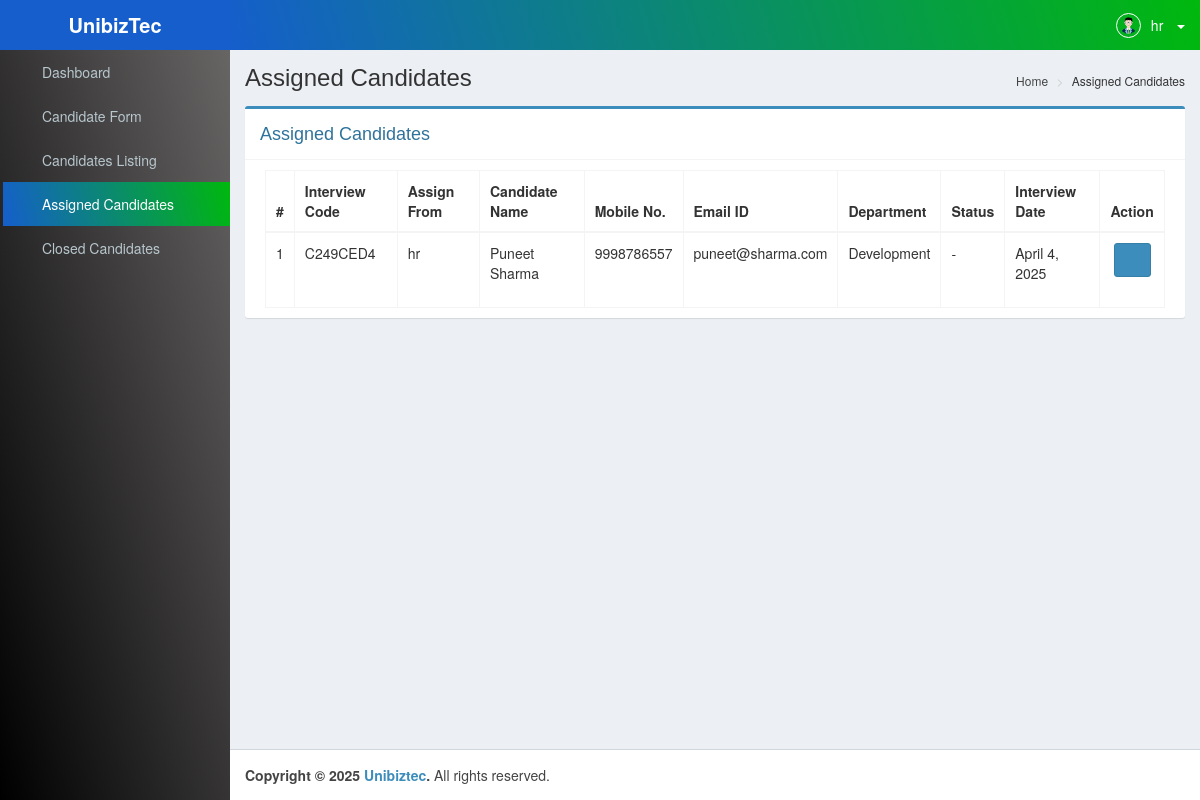
/assigned-candidates/ (signed in), run on an earlier commit of the app's database.
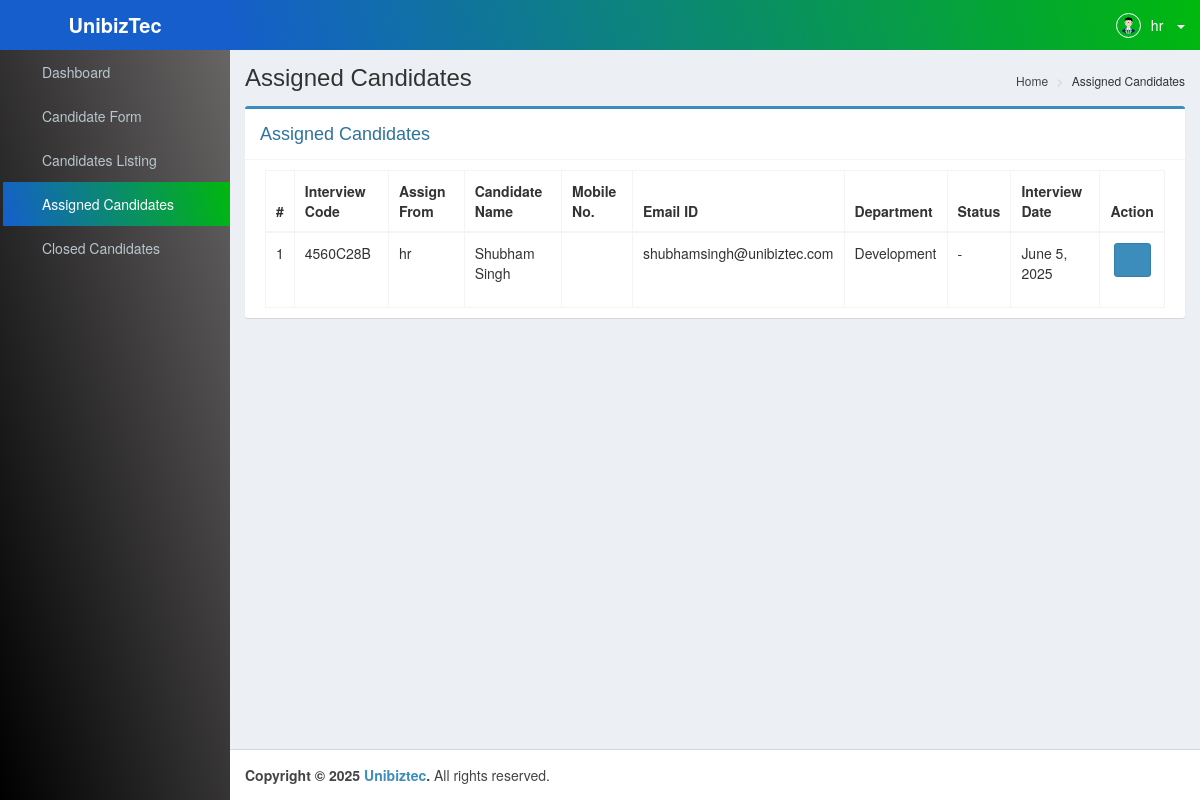
And on a later commit of the database.
### hrmsApp/models.py (models this page shows, shortened)
class Candidate(models.Model):
    token=models.CharField(max_length=15)
    dept_id=models.ForeignKey(Department,on_delete=models.CASCADE,related_name='candidate')
    apply_for=models.ForeignKey(JobRole, on_delete=models.CASCADE, related_name='candidates')
    int_date=models.DateField(default=date.today)
    referred=models.CharField(max_length=50)
    emp_name=models.CharField(max_length=70,null=True,blank=True)
    emp_id=models.CharField(max_length=30,null=True,blank=True)
    source=models.CharField(max_length=30,null=True,blank=True)
    location=models.CharField(max_length=50)
    shift=models.CharField(max_length=30)
    r_shift=models.CharField(max_length=30)
    name=models.CharField(max_length=70)
    father_name=models.CharField(max_length=70,null=True,blank=True)
    mobile=models.CharField(max_length=30,null=True,blank=True)
    email=models.EmailField(unique=True,null=True,blank=True)
    dob=models.DateField(null=True,blank=True)
    gender=models.CharField(max_length=30,null=True,blank=True)
    address=models.CharField(max_length=100,null=True,blank=True)
    designation=models.CharField(max_length=100,null=True,blank=True)
    salary=models.CharField(max_length=100,null=True,blank=True)
    doj=models.DateField(null=True,blank=True)
    reporting_time=models.CharField(max_length=100,null=True,blank=True)
    bgv_link=models.IntegerField(default=0)
    bgv_sent_on=models.DateField(null=True,blank=True)
    bgv_received_on=models.DateField(null=True,blank=True)
    doc_link=models.IntegerField(default=0)
    cand_status=models.IntegerField(default=0,help_text="0=>In Process | 1=>Rejected | 2=>On board")
    status=models.IntegerField(default=1)
    created_at = models.DateTimeField(auto_now_add=True)
    updated_at = models.DateTimeField(auto_now=True)

class Department(models.Model):
    dept_name= models.CharField(max_length=70)

class Assign(models.Model):
    candidate=models.ForeignKey(Candidate,on_delete=models.CASCADE,related_name='candidate_d')
    assign_from=models.ForeignKey(User,on_delete=models.CASCADE,related_name="assigned_from")
    assign_to=models.ForeignKey(User,on_delete=models.CASCADE,null=True,blank=True,related_name="assigned_to")
    int_mode=models.CharField(max_length=30)
    int_date=models.DateField(null=True,blank=True)
    int_time=models.CharField(max_length=30,null=True,blank=True)
    int_round=models.IntegerField(default=0,help_text="0=>Assign to HR | 1=>HR Remarked | 2=>Assign to TL | 3=> TL Remarked | 4=>Assign to Manager | 5=>Manager Remarked | 6=>Final Remarked | 7=>BGV Remarked")

### hrmsApp/views.py (the view)
# urls.py: path('assigned-candidates/',views.assigned_candidate_listing,name="assigned_candidates"),
def assigned_candidate_listing(request):
    assigned = User.objects.get(id=request.user.id)
    assigned_data = Assign.objects.filter(assign_to=assigned)
    data = Candidate.objects.filter(
    id__in=assigned_data.values_list('candidate_id', flat=True),
    status=1
    )
    assign_from_map = {
        assign.candidate_id: {
            'assign_from': assign.assign_from,
            'int_date': assign.int_date
        }
        for assign in assigned_data
    }
    candidate_info = []
    for candidate in data:
        assign_info = assign_from_map.get(candidate.id)
        candidate_info.append({
            'candidate': candidate,
            'assign_from': assign_info['assign_from'] if assign_info else None,
            'int_date': assign_info['int_date'] if assign_info else None
        })
    return render(request, 'pages/assigned-candidates.html',{'data':candidate_info})

### hrmsApp/context_processors.py (called while the page is built)
def current_year(request):
    return {'current_year': datetime.datetime.now().year}

### hrmsApp/templates/pages/assigned-candidates.html (shortened to what this page needs)
{% extends 'layouts/base.html' %}
{% block content %}
{% load custom_tags %}
<div class="content-wrapper">
    <section class="content-header">
        <h1>
            Assigned Candidates
        </h1>
        <ol class="breadcrumb">
            <li>
                <a href="{% url 'dashboard' %}"><i class="fa fa-dashboard"></i> Home</a>
            </li>
            <li>Assigned Candidates</li>
        </ol>
    </section>
    <section class="content">
        <div class="row">
            <div class="col-md-12">
                <div class="box box-primary">
                    <div class="box-header with-border">
                        <h3 class="box-title">Assigned Candidates</h3>
                    </div>
                        <div class="box-body">
                            <table id="can_table" class="table table-bordered table-hover">
                                <thead>
                                    <tr>
                                        <th>#</th>
                                        <th>Interview Code</th>
                                        <th>Assign From</th>
                                        <th>Candidate Name</th>
                                        <th>Mobile No.</th>
                                        <th>Email ID</th>
                                        <th>Department</th>
                                        <th>Status</th>
                                        <th>Interview Date</th>
                                        <th>
                                            <center>Action</center>
                                        </th>
                                    </tr>
                                </thead>
                                <tbody>
                                    {% for d in data %}
                                    <tr>
                                        <td>{{ forloop.counter }}</td>
                                        <td>{{d.candidate.token}}</td>
                                        <td>{{d.assign_from}}</td>
                                        <td>{{d.candidate.name}}</td>
                                        <td>{{d.candidate.mobile}}</td>
                                        <td>{{d.candidate.email}}</td>
                                        <td>{{d.candidate.dept_id.dept_name|default:''}}</td>
                                        <td>-</td>
                                        <td>{{d.int_date}}</td>
                                        <td>
                                            <center>
                                                <a class="btn btn-primary" href="{% url 'candidate_info' token=d.candidate.token %}" title="View"><i class="fa fa-arrows"></i></a>&nbsp;&nbsp;
                                            </center>
                                        </td>
                                    </tr>
                                    {% endfor %}
                                </tbody>
                            </table>
                        </div>
                </div>
            </div>
        </div>
    </section>
</div>
{% endblock content %}

What changed in the data, as far as the page shows it:
removed Candidate: candidate.token "C249CED4", assign_from "hr", candidate.name "Puneet Sharma", candidate.mobile "9998786557", candidate.email "puneet@sharma.com", candidate.dept_id.dept_name "Development", int_date "April 4, 2025"
added Candidate: candidate.token "4560C28B", assign_from "hr", candidate.name "Shubham Singh", candidate.email "shubhamsingh@unibiztec.com", candidate.dept_id.dept_name "Development", int_date "June 5, 2025"
